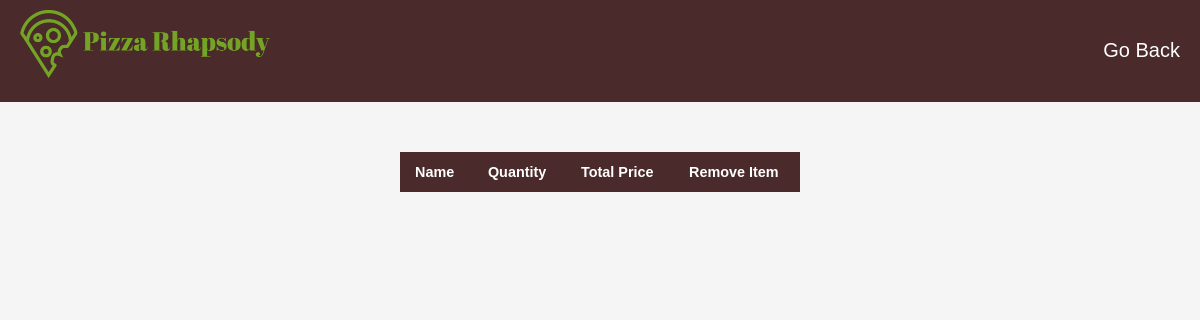
Page /orders.php on the earlier database version.
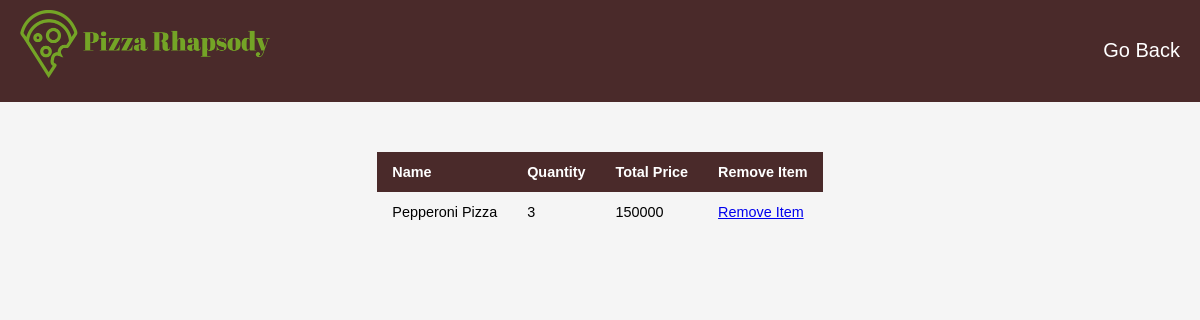
Same page on the later database version.
### tables this page shows
CREATE TABLE `orders` (
  `id` int(11) NOT NULL,
  `name` varchar(100) NOT NULL,
  `quantity` int(11) NOT NULL,
  `total` int(11) NOT NULL,
  `status` varchar(100) NOT NULL DEFAULT 'Not Ready'
);

### orders.php (the view, shortened to what this page needs)
<?php
include_once "connection.php";
?>
<!DOCTYPE html>
<html>
<head>
<link rel="stylesheet" href="style.css">
</head>
<body>
<header>
<div class="logo"><img src="./Assets/pizzalogo.png" alt="Pizza Logo"></div>
    <nav>
    <ul>
        <li><a href="adminhome.php"><span>Go Back</span></a></li>
    </ul>
</nav>
</header>
<table class="content-table">
                <thead>
                <tr>
                    <th>Name</th>
                    <th>Quantity</th>
                    <th>Total Price</th>
                    <th>Remove Item</th>
                </tr>
                </thead>
                <tbody>
                <?php
                $result = mysqli_query($data, "SELECT * FROM orders;");
                if(mysqli_num_rows($result)>0){
                    while($row = mysqli_fetch_array($result)) {
                        ?>
                        <tr>
                            <td><?php echo $row['name'];?></td>
                            <td><?php echo $row['quantity'];?></td>
                            <td><?php echo $row['total'];?></td>
                            <td><a href="orders.php?action=delete&id=<?php echo $row['id'];?>"><span>Remove Item</span></a></td>
                            <?php
                    }
                }
                ?>
                </tr>
                <tr>
                    <td></td>
                    <td></td>
                    <td></td>
                </tbody>
</body>
</html>

Differences in the rows shown:
added orders: name "Pepperoni Pizza", quantity "3", total "150000"
